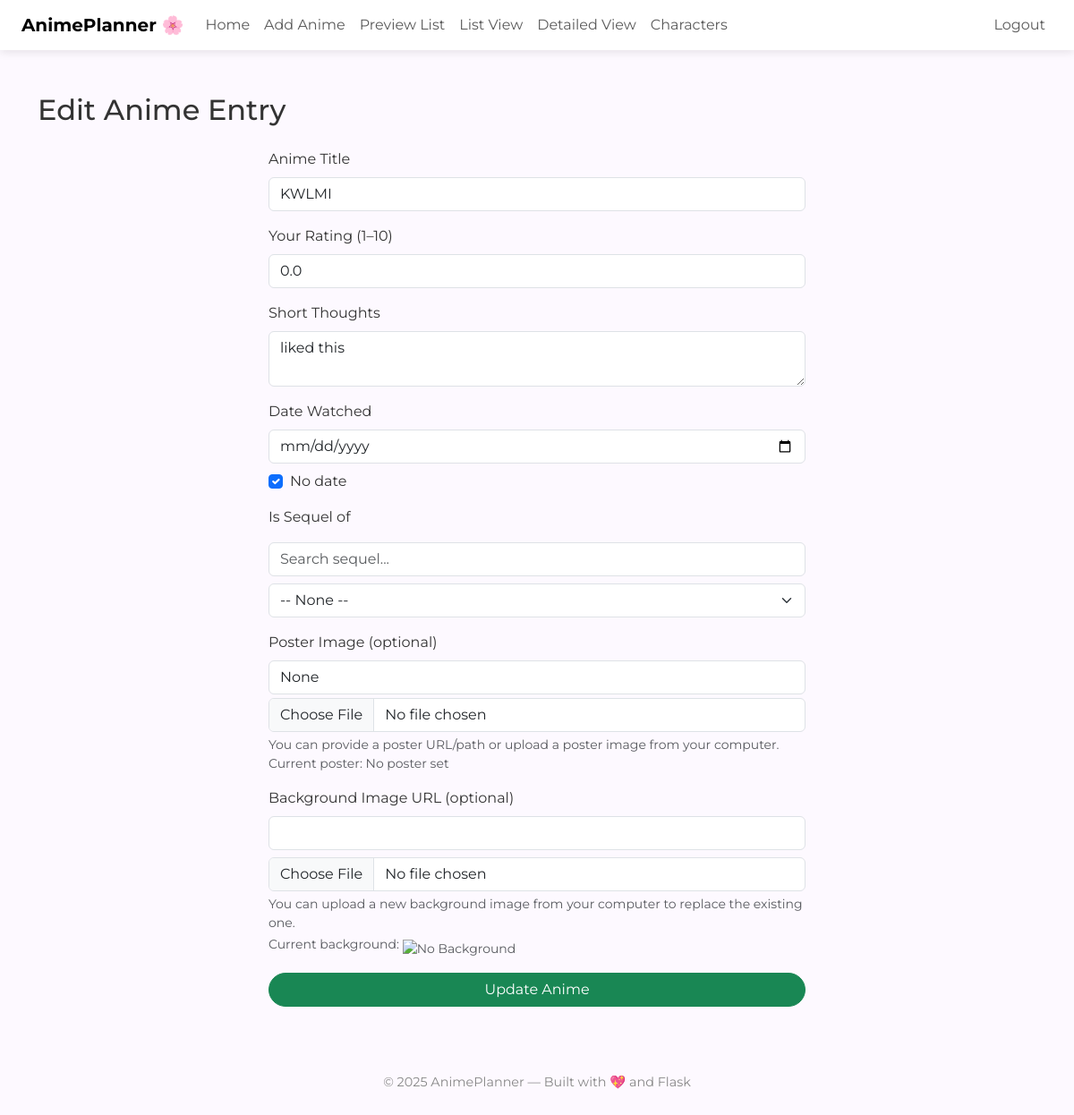
The page /edit/47 (signed in) on the database its author committed.
### tables this page shows
CREATE TABLE anime (
            id INTEGER PRIMARY KEY AUTOINCREMENT,
            title TEXT NOT NULL,
            rating REAL,
            thoughts TEXT,
            date TEXT,
            sequel TEXT,
            details_url TEXT,
            background_url TEXT,
            user_id INTEGER, poster_url TEXT,
            FOREIGN KEY(user_id) REFERENCES users(id) ON DELETE SET NULL
        );

### app.py (the view, shortened to what this page needs)
@app.route("/edit/<int:anime_id>", methods=["GET", "POST"])
@login_required
def edit(anime_id):
    user_id = session.get("user_id")
    conn_dict = get_db_dict()
    db_dict = conn_dict.cursor()
    db_dict.execute("SELECT * FROM anime WHERE id = ? AND user_id = ?", (anime_id, user_id))
    anime = db_dict.fetchone()
    if not anime:
        db_dict.close()
        conn_dict.close()
        flash("Anime not found or access denied.")
        return redirect("/preview")
    conn = get_db()
    db = conn.cursor()
    db.execute("SELECT DISTINCT title FROM anime WHERE user_id = ? ORDER BY title", (user_id,))
    sequel_list = [row[0] for row in db.fetchall()]
    db.close()
    conn.close()
    db_dict.close()
    conn_dict.close()
    return render_template("edit.html", anime=anime, sequel_list=sequel_list)

### app.py (called while the page is built)
def login_required(f):
    @wraps(f)
    def wrapper(*args, **kwargs):
        if "user_id" not in session:
            flash("Login required.")
            return redirect("/login")
        return f(*args, **kwargs)
    return wrapper

def get_db():
    return sqlite3.connect("anime.db")

def dict_factory(cursor, row):
    d = {}
    for idx, col in enumerate(cursor.description):
        d[col[0]] = row[idx]
    return d

def get_db_dict():
    conn = sqlite3.connect("anime.db")
    conn.row_factory = dict_factory
    return conn

### templates/edit.html (shortened to what this page needs)
{% extends "layout.html" %}
{% block main %}
<h2 class="mb-4">Edit Anime Entry</h2>
<form method="post" action="/edit/{{ anime.id }}" class="text-start mx-auto" style="max-width: 600px;" enctype="multipart/form-data">
    <div class="mb-3">
        <label for="title" class="form-label">Anime Title</label>
        <input type="text" class="form-control" id="title" name="title" value="{{ anime.title }}" required>
    </div>
    <div class="mb-3">
        <label for="rating" class="form-label">Your Rating (1–10)</label>
        <input type="number" class="form-control" id="rating" name="rating" step="0.001" min="1" max="12" value="{{ anime.rating }}">
    </div>
    <div class="mb-3">
        <label for="thoughts" class="form-label">Short Thoughts</label>
        <textarea class="form-control" id="thoughts" name="thoughts" rows="2">{{ anime.thoughts }}</textarea>
    </div>
    <div class="mb-3">
        <label for="date" class="form-label">Date Watched</label>
        <input type="date" class="form-control" id="date" name="date" value="{{ anime.date }}">
        <div class="form-check mt-2">
            <input class="form-check-input" type="checkbox" value="1" id="no_date" name="no_date" {% if not anime.date %}checked{% endif %}>
            <label class="form-check-label" for="no_date">No date</label>
        </div>
    </div>
    <div class="mb-3">
        <label for="sequel" class="form-label">Is Sequel of</label>
        <select class="form-select" id="sequel" name="sequel">
            <option value="">-- None --</option>
        </select>
    </div>
    <div class="mb-3">
        <label for="poster_url" class="form-label">Poster Image (optional)</label>
        <input type="text" class="form-control mb-1" id="poster_url" name="poster_url" value="{{ anime.poster_url }}" placeholder="Poster URL or local path">
        <input type="file" class="form-control" id="poster_upload" name="poster_upload" accept="image/*">
        <div class="form-text">You can provide a poster URL/path or upload a poster image from your computer.<br>
        Current poster:
        {% if anime.poster_url %}
            {% if anime.poster_url.startswith('http') %}
                <img src="{{ anime.poster_url }}" alt="Current Poster" class="img-fluid mt-2" style="max-height:120px;">
            {% else %}
                <img src="{{ url_for('static', filename=anime.poster_url) }}" alt="Current Poster" class="img-fluid mt-2" style="max-height:120px;">
            {% endif %}
        {% else %}
            <span class="text-muted">No poster set</span>
        {% endif %}
        </div>
    </div>
    <div class="mb-3">
        <label for="background_url" class="form-label">Background Image URL (optional)</label>
        <input type="text" class="form-control" id="background_url" name="background_url" value="{{ anime.background_url }}">
        <input type="file" class="form-control mt-2" id="background_upload" name="background_upload" accept="image/*">
        <div class="form-text">You can upload a new background image from your computer to replace the existing one.<br>
        Current background:
        {% if anime.background_url %}
            {% if anime.background_url.startswith('http') %}
                <img src="{{ anime.background_url }}" alt="Current Background" class="img-fluid mt-2" style="max-height:120px;">
            {% else %}
                <img src="{{ url_for('static', filename=anime.background_url) }}" alt="Current Background" class="img-fluid mt-2" style="max-height:120px;">
            {% endif %}
        {% else %}
            <img src="{{ url_for('static', filename='default.jpg') }}" alt="No Background" class="img-fluid mt-2" style="max-height:120px;">
        {% endif %}
        </div>
    </div>
    <div class="d-grid">
        <button type="submit" class="btn btn-success">Update Anime</button>
    </div>
</form>
{% endblock %}

### static/style.css (style rules this page uses)
body { background-color: #fdf9ff; color: #333; }
.btn { border-radius: 2rem; }

### templates/layout.html (style rules this page uses)
body { font-family: 'Montserrat', sans-serif; background-color: #fdf9ff; color: #333; }
input.form-check-input[type="checkbox"] { display: inline-block !important; }

### rows shown on the page
anime: title "KWLMI", rating "0.0", thoughts "liked this"

### other values the page prints
{{ year if year else 2025 }} "2025"
